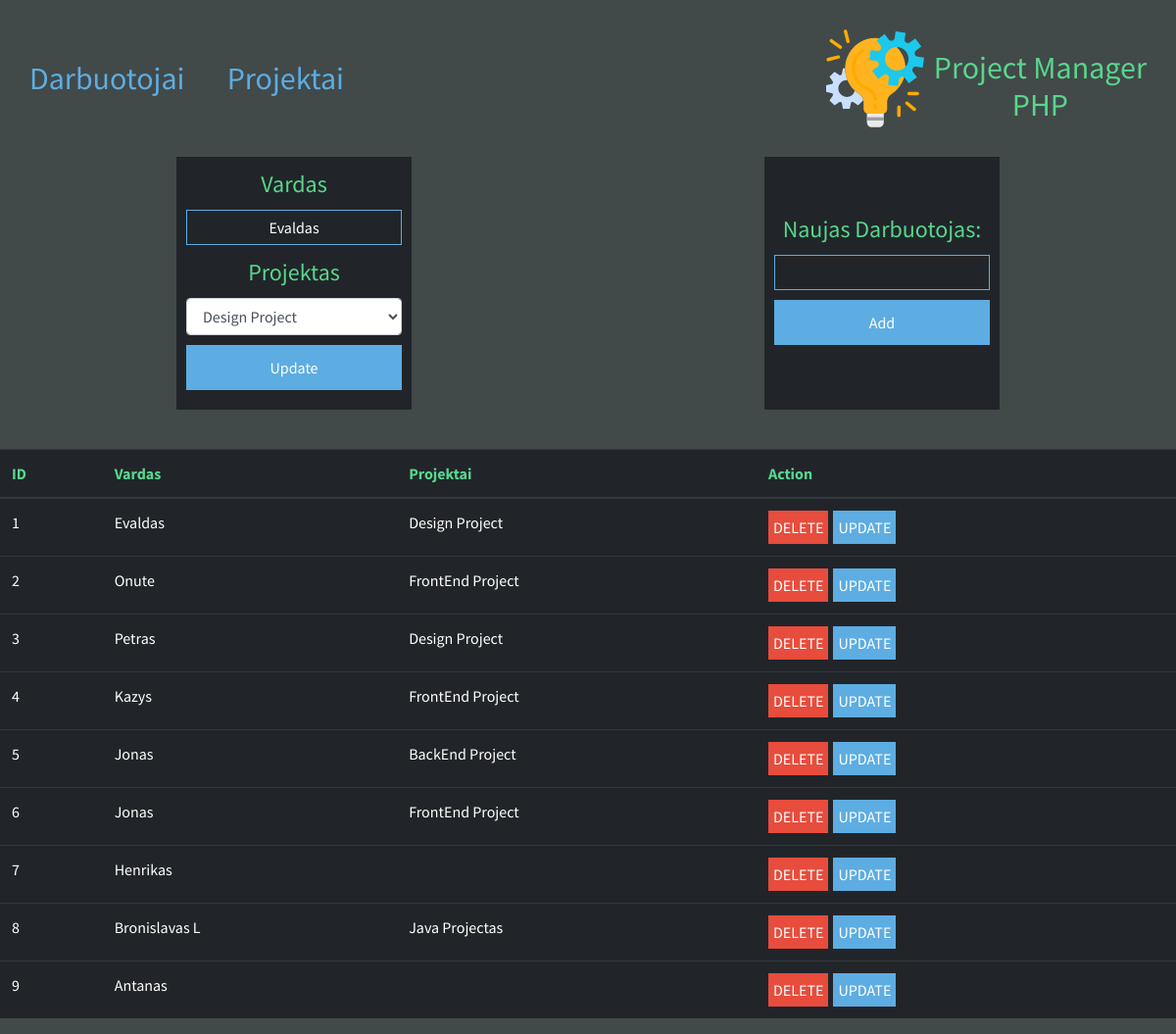
The page /?path=employee&updateEmp=Evaldas&id=1&pr=3 on the database its author committed.
### tables this page shows
CREATE TABLE `employee` (
  `id` int(11) NOT NULL AUTO_INCREMENT,
  `name` varchar(45) NOT NULL,
  `project_id` int(11) DEFAULT NULL,
  PRIMARY KEY (`id`),
  KEY `project_id_idx` (`project_id`),
  CONSTRAINT `project_id` FOREIGN KEY (`project_id`) REFERENCES `projects` (`id`) ON DELETE SET NULL ON UPDATE CASCADE
);

CREATE TABLE `projects` (
  `id` int(11) NOT NULL AUTO_INCREMENT,
  `name` varchar(45) NOT NULL,
  PRIMARY KEY (`id`)
);

### index.php (the view, shortened to what this page needs)
<!DOCTYPE html>
<html lang="en">
<head>
    <link rel="stylesheet" href="https://stackpath.bootstrapcdn.com/bootstrap/4.1.3/css/bootstrap.min.css">
    <link rel="stylesheet" href="Tools/styles.css">
</head>
<body>
    <header>
        <div class="linkai">
            <a href="?path=employee">Darbuotojai</a>
            <a href="?path=projects">Projektai</a>
        </div>
        <div class="logo">
            <img src="./logo/project-management.svg" alt="">
            <div class="textLogo">
                <h2>Project Manager</h2>
                <h2>PHP</h2>
            </div>
        </div>
    </header>
    <div id=update_add_forms>
        <?php
        include "./Tools/helper.php";
        if ($_GET['path'] == "employee" || $_GET['path'] == "") {
            echo "
            <form  id=addForm method=post>
            <label>Naujas Darbuotojas:</label>
            <input type=text name='newEmp' >
            <input type=submit name='addNew' value=Add>
            </form>
        ";
        } else if ($_GET['path'] == "projects") {
            echo "
        <form  id=addForm method=post>
        <label>Naujas Projektas:</label>
        <input type=text name='newPr' >
        <input type=submit name='addNew' value=Add>
        </form>
    ";
        }
        ?>
    </div>
    <table class="table table-hover table-dark">
        <thead>
            <tr>
                <th scope="col">ID</th>
                <?php
                if ($_GET['path'] == "employee") {
                    echo "<th scope=col>Vardas</th>";
                    echo "<th scope=col> Projektai</th>";
                } else if ($_GET['path'] == "projects") {
                    echo "<th scope=col>Projektas</th>";
                    echo "<th scope=col> Darbuotojai</th>";
                } else {
                    echo "<th scope=col>Vardas</th>";
                    echo "<th scope=col> Projektai</th>";
                }
                ?>
                <th scope="col">Action</th>
            </tr>
        </thead>
        <tbody>
            <?php
            if ($_GET['path'] == "employee" || $_GET['path'] == "") {
                $sql = "SELECT employee.id as nr, employee.name as vardas, employee.project_id as prId, projects.name as projektas
                FROM employee
                LEFT JOIN projects ON employee.project_id = projects.id
                ORDER BY nr;";
                $result = mysqli_query($conn, $sql);
                if (mysqli_num_rows($result) > 0) {
                    while ($row = mysqli_fetch_assoc($result)) {
                        $index++;
                        print('<tr>'
                            . '<td>' . $index . '</td>'
                            . '<td>' . $row['vardas'] . '</td>'
                            . '<td>' . $row['projektas'] . '</td>'
                            . '<td>' . '<a href="?action=deleteEmp&id='  . $row['nr'] . '"><button id=deleteBtn >DELETE</button></a>' .
                            '<a href="?path=employee&updateEmp='  . rawurlencode($row['vardas']) . '&id=' . $row['nr'] .   '&pr=' . $row['prId'] .  '"  ><button id=updateBtn >UPDATE</button></a>'
                            .  '</td>'
                            . '</tr>');
                    }
                }
            } else if ($_GET['path'] == "projects") {
                $sql =  "SELECT ANY_VALUE(projects.id) as numeris, projects.name as projektas , GROUP_CONCAT(employee.name SEPARATOR', ') as vardas
                        FROM projects
                        LEFT JOIN employee ON employee.project_id = projects.id
                        GROUP BY projektas
                        ORDER BY numeris;
                        ";
                $result = mysqli_query($conn, $sql);
                if (mysqli_num_rows($result) > 0) {
                    while ($row = mysqli_fetch_assoc($result)) {
                        $index++;
                        print('<tr>'
                            . '<td>' . $index . '</td>'
                            . '<td>' . $row['projektas'] . '</td>'
                            . '<td>' . $row['vardas'] . '</td>'
                            . '<td>' . '<a href="?action=deletePr&id='  . $row['numeris'] . '"><button id=deleteBtn>DELETE</button></a>' .
                            '<a href="?path=projects&updatePr=' . $row['projektas'] . '&id=' . $row['numeris'] . '"><button id=updateBtn>UPDATE</button></a>'
                            . '</td>'
                            . '</tr>');
                    }
                }
            }
            ?>
        </tbody>
    </table>
</body>
</html>

### Tools/styles.css (style rules this page uses)
body { background-color: #424949; font-family: "Source Sans Pro", sans-serif; }
header { margin-top: 30px; margin-bottom: 30px; height: 100px; display: -webkit-box; display: -ms-flexbox; display: flex; -webkit-box-align: center; -ms-flex-align: center; align-items: center; -webkit-box-pack: justify; -ms-flex-pack: justify; justify-content: space-between; }
header a { color: #5dade2; margin-right: 10px; margin-left: 30px; font-size: 2rem; text-decoration: none; -webkit-transition: 0.3s; transition: 0.3s; }
.logo { display: -webkit-box; display: -ms-flexbox; display: flex; margin-right: 30px; -webkit-box-align: center; -ms-flex-align: center; align-items: center; -webkit-box-pack: center; -ms-flex-pack: center; justify-content: center; color: #58d68d; }
.logo img { width: 100px; margin-right: 10px; }
.logo .textLogo { text-align: center; -webkit-transform: translateY(8px); transform: translateY(8px); }
.logo .textLogo h2 { margin-bottom: 0px; }
th { color: #58d68d; }
#updateForm, #addForm { background-color: #212529; width: 20%; display: -webkit-box; display: -ms-flexbox; display: flex; -webkit-box-orient: vertical; -webkit-box-direction: normal; -ms-flex-direction: column; flex-direction: column; -webkit-box-pack: center; -ms-flex-pack: center; justify-content: center; margin-bottom: 40px; text-align: center; padding: 10px; }
#updateForm label, #addForm label { color: #58d68d; font-size: 1.5rem; }
#updateForm input, #addForm input { width: 100%; text-align: center; margin-bottom: 10px; background-color: #212529; border: none; color: white; border: solid 1px #5dade2; padding: 5px; outline: none; }
#updateForm input[type="submit"], #addForm input[type="submit"] { padding: 10px; background-color: #5dade2; cursor: pointer; -webkit-transition: 0.3s; transition: 0.3s; }
button { cursor: pointer; margin-right: 5px; border: none; padding: 5px; color: white; }
#updateBtn { background-color: #5dade2; -webkit-transition: 0.3s; transition: 0.3s; }
#deleteBtn { background-color: #e74c3c; -webkit-transition: 0.3s; transition: 0.3s; }
#update_add_forms { display: -webkit-box; display: -ms-flexbox; display: flex; -ms-flex-pack: distribute; justify-content: space-around; }

### rows shown on the page
employee: name "Evaldas", project.name "Design Project"
employee: name "Onute", project.name "FrontEnd Project"
employee: name "Petras", project.name "Design Project"
employee: name "Kazys", project.name "FrontEnd Project"
employee: name "Jonas", project.name "BackEnd Project"
employee: name "Jonas", project.name "FrontEnd Project"
employee: name "Henrikas"
employee: name "Bronislavas L", project.name "Java Projectas"
employee: name "Antanas"

### other values the page prints
form field prId "Design Project"
